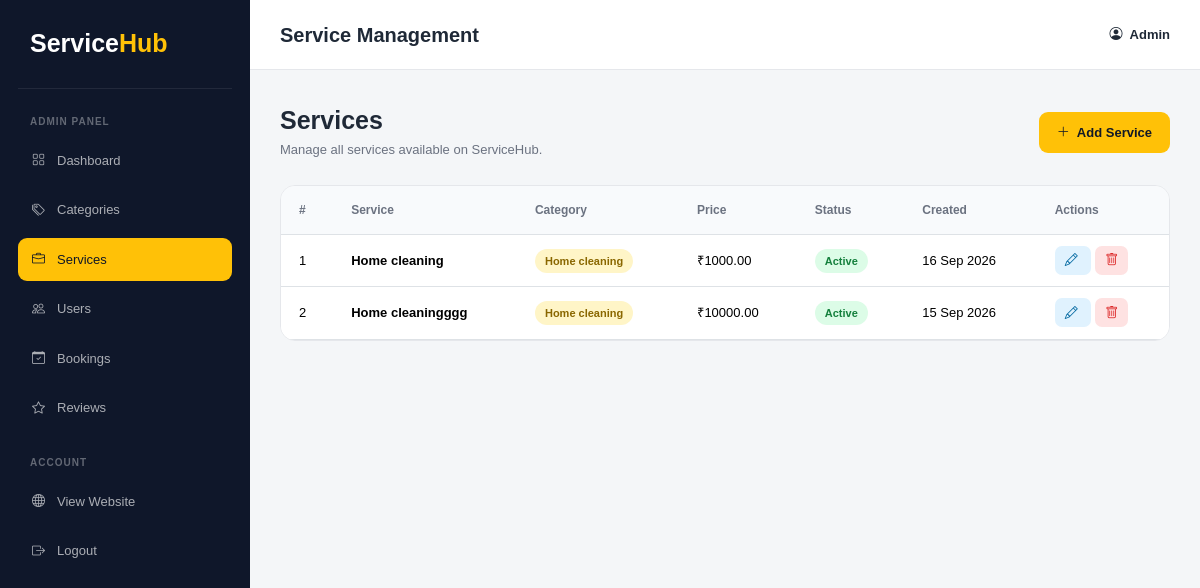
/admin-services/ (signed in), run on the app's committed database.
### service_app/models.py (models this page shows, shortened)
class Service(models.Model):
    provider = models.ForeignKey(
        ProviderProfile,
        on_delete=models.CASCADE,
        null=True,
        blank=True
    )
    category = models.ForeignKey(
        Category,
        on_delete=models.CASCADE
    )
    name = models.CharField(max_length=150)
    description = models.TextField()
    price = models.DecimalField(
        max_digits=10,
        decimal_places=2
    )
    is_active = models.BooleanField(default=True)
    created_at = models.DateTimeField(auto_now_add=True)

class Category(models.Model):
    name = models.CharField(max_length=100, unique=True)
    description = models.TextField(blank=True)

### service_app/views.py (the view)
# urls.py: path("admin-services/", views.service_list, name="service_list"),
@login_required(login_url="admin_login")
def service_list(request):
    if not request.user.is_superuser:
        return redirect("dashboard")
    services = Service.objects.all().order_by("-id")
    return render(request, "service_list.html", {
        "services": services
    })

### templates/service_list.html (shortened to what this page needs)
<!DOCTYPE html>
<html lang="en">
<head>
    <link href="https://cdn.jsdelivr.net/npm/bootstrap@5.3.8/dist/css/bootstrap.min.css" rel="stylesheet">
    <link rel="stylesheet" href="https://cdn.jsdelivr.net/npm/bootstrap-icons@1.13.1/font/bootstrap-icons.min.css">
</head>
<body>
<div class="sidebar" id="sidebar">
    <div class="brand">
        Service<span>Hub</span>
    </div>
    <div class="menu-title">
        ADMIN PANEL
    </div>
    <a href="{% url 'admin_dashboard' %}" class="sidebar-link">
        <i class="bi bi-grid"></i>
        Dashboard
    </a>
    <a href="{% url 'category_list' %}" class="sidebar-link">
        <i class="bi bi-tags"></i>
        Categories
    </a>
    <a href="{% url 'service_list' %}" class="sidebar-link active">
        <i class="bi bi-briefcase"></i>
        Services
    </a>
    <a href="#" class="sidebar-link">
        <i class="bi bi-people"></i>
        Users
    </a>
    <a href="#" class="sidebar-link">
        <i class="bi bi-calendar-check"></i>
        Bookings
    </a>
    <a href="#" class="sidebar-link">
        <i class="bi bi-star"></i>
        Reviews
    </a>
    <div class="menu-title">
        ACCOUNT
    </div>
    <a href="{% url 'home' %}" class="sidebar-link">
        <i class="bi bi-globe"></i>
        View Website
    </a>
    <a href="{% url 'logout' %}" class="sidebar-link">
        <i class="bi bi-box-arrow-right"></i>
        Logout
    </a>
</div>
<div class="main-content">
    <div class="topbar">
        <div class="d-flex align-items-center gap-3">
            <h5>Service Management</h5>
        </div>
        <div class="admin-info">
            <i class="bi bi-person-circle me-1"></i>
            {{ user.username }}
        </div>
    </div>
    <div class="page-content">
        <div class="page-header">
            <div>
                <h2>Services</h2>
                <p>
                    Manage all services available on ServiceHub.
                </p>
            </div>
            <a href="{% url 'service_add' %}" class="add-btn">
                <i class="bi bi-plus-lg me-1"></i>
                Add Service
            </a>
        </div>
        <div class="table-card">
            <div class="table-responsive">
                <table class="table">
                    <thead>
                        <tr>
                            <th>#</th>
                            <th>Service</th>
                            <th>Category</th>
                            <th>Price</th>
                            <th>Status</th>
                            <th>Created</th>
                            <th>Actions</th>
                        </tr>
                    </thead>
                    <tbody>
                        {% for service in services %}
                        <tr>
                            <td>
                                {{ forloop.counter }}
                            </td>
                            <td class="service-name">
                                {{ service.name }}
                            </td>
                            <td>
                                <span class="category-badge">
                                    {{ service.category.name }}
                                </span>
                            </td>
                            <td>
                                ₹{{ service.price }}
                            </td>
                            <td>
                                {% if service.is_active %}
                                    <span class="status-active">
                                        Active
                                    </span>
                                {% else %}
                                    <span class="status-inactive">
                                        Inactive
                                    </span>
                                {% endif %}
                            </td>
                            <td>
                                {{ service.created_at|date:"d M Y" }}
                            </td>
                            <td>
                                <a href="{% url 'service_edit' service.id %}" class="edit-btn me-1">
                                    <i class="bi bi-pencil"></i>
                                </a>
                                <a href="{% url 'service_delete' service.id %}" class="delete-btn">
                                    <i class="bi bi-trash"></i>
                                </a>
                            </td>
                        </tr>
                        {% endfor %}
                    </tbody>
                </table>
            </div>
        </div>
    </div>
</div>
</body>
</html>

### templates/service_list.html (style rules this page uses)
* { box-sizing: border-box; }
body { margin: 0; font-family: Arial, sans-serif; background: #f4f6f8; color: #1f2937; }
a { text-decoration: none; }
.sidebar { position: fixed; top: 0; left: 0; width: 250px; height: 100vh; background: #0f172a; padding: 25px 18px; z-index: 1000; }
.brand { color: white; font-size: 25px; font-weight: 800; padding: 0 12px 25px; border-bottom: 1px solid rgba(255,255,255,0.08); }
.brand span { color: #ffc107; }
.menu-title { margin: 25px 12px 10px; color: rgba(255,255,255,0.35); font-size: 10px; font-weight: bold; letter-spacing: 1px; }
.sidebar-link { display: flex; align-items: center; gap: 12px; padding: 12px 14px; margin-bottom: 6px; color: rgba(255,255,255,0.65); border-radius: 9px; font-size: 13px; }
.sidebar-link:hover, .sidebar-link.active { background: #ffc107; color: #111827; }
.main-content { margin-left: 250px; min-height: 100vh; }
.topbar { min-height: 70px; padding: 15px 30px; background: white; border-bottom: 1px solid #e5e7eb; display: flex; align-items: center; justify-content: space-between; }
.topbar h5 { margin: 0; font-weight: 800; }
.admin-info { font-size: 13px; font-weight: bold; }
.page-content { padding: 35px 30px; }
.page-header { display: flex; justify-content: space-between; align-items: center; margin-bottom: 25px; }
.page-header h2 { font-size: 25px; font-weight: 800; margin-bottom: 5px; }
.page-header p { margin: 0; color: #6b7280; font-size: 13px; }
.add-btn { background: #ffc107; color: #111827; padding: 11px 18px; border-radius: 9px; font-size: 13px; font-weight: bold; }
.table-card { background: white; border: 1px solid #e5e7eb; border-radius: 15px; overflow: hidden; }
.table { margin: 0; }
.table thead th { background: #f8fafc; color: #6b7280; padding: 15px 18px; font-size: 12px; }
.table tbody td { padding: 16px 18px; vertical-align: middle; font-size: 13px; }
.service-name { font-weight: 700; }
.category-badge { background: #fff5c7; color: #8a6700; padding: 6px 10px; border-radius: 20px; font-size: 11px; font-weight: bold; }
.status-active { background: #dcfce7; color: #15803d; padding: 6px 10px; border-radius: 20px; font-size: 11px; font-weight: bold; }
.edit-btn { background: #e0f2fe; color: #0369a1; padding: 7px 10px; border-radius: 7px; }
.delete-btn { background: #fee2e2; color: #dc2626; padding: 7px 10px; border-radius: 7px; }

### data on the page
Service: name "Home cleaning", category.name "Home cleaning", price "1000.00", is_active "Active", created_at "16 Sep 2026"
Service: name "Home cleaningggg", category.name "Home cleaning", price "10000.00", is_active "Active", created_at "15 Sep 2026"

### other printed values
{{ user.username }} "Admin"
